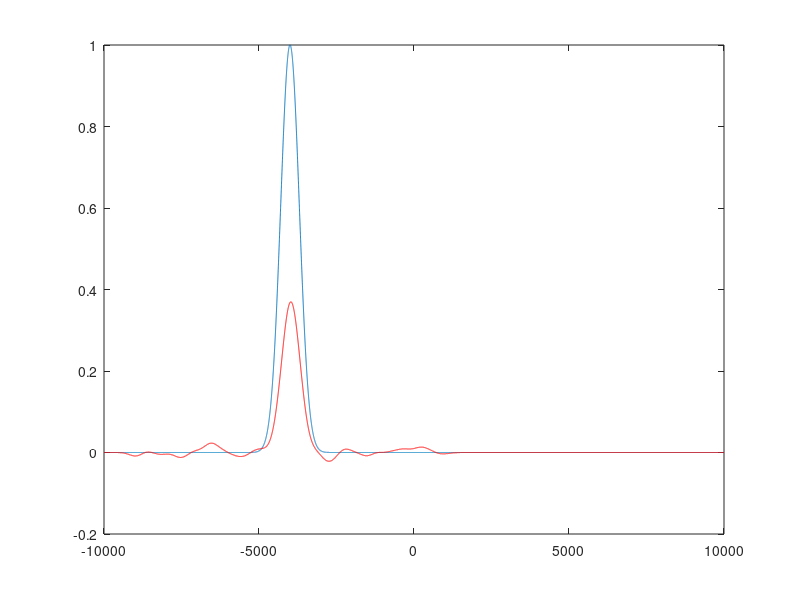

Reproduce this figure in MATLAB.
clear all; close all;
fs=1000; % sampling rate

A=1;
alpha1=11.09;
alpha2=0.776
t01=1.0;
t02=5.0;

t=0:1/fs:10;

r=0.5*randn(1,10001); % noise

y1=A*exp(-alpha1*(t-t01).*(t-t01));

y2=A*exp(-alpha1*(t-t02).*(t-t02));
y2n=A*exp(-alpha1*(t-t02).*(t-t02))+r;

[acor12 lag12]=xcorr(y1,y2,'coeff');
[acor12n lag12n]=xcorr(y1,y2n,'coeff');

figure 
plot(lag12,acor12);
hold on;
plot(lag12n,acor12n,'r');

Y1=fftshift(abs(fft(y1)));
Y2=fftshift(abs(fft(y2)));


